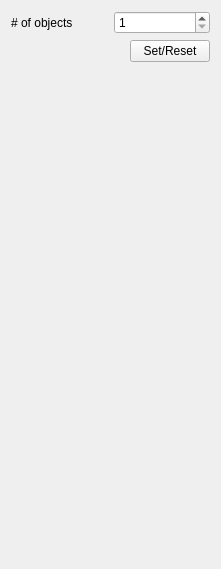
<?xml version="1.0" encoding="UTF-8"?>
<ui version="4.0">
 <class>Kmeans_widget</class>
 <widget class="QWidget" name="Kmeans_widget">
  <property name="geometry">
   <rect>
    <x>0</x>
    <y>0</y>
    <width>221</width>
    <height>569</height>
   </rect>
  </property>
  <property name="windowTitle">
   <string>Form</string>
  </property>
  <layout class="QVBoxLayout" name="verticalLayout_5">
   <item>
    <layout class="QVBoxLayout" name="verticalLayout_4">
     <item>
      <layout class="QHBoxLayout" name="horizontalLayout">
       <item>
        <widget class="QLabel" name="label">
         <property name="text">
          <string># of objects</string>
         </property>
        </widget>
       </item>
       <item>
        <widget class="QSpinBox" name="nObjectsSpinBox">
         <property name="minimum">
          <number>1</number>
         </property>
         <property name="maximum">
          <number>9999</number>
         </property>
        </widget>
       </item>
      </layout>
     </item>
     <item>
      <layout class="QHBoxLayout" name="horizontalLayout_4">
       <item>
        <spacer name="horizontalSpacer">
         <property name="orientation">
          <enum>Qt::Horizontal</enum>
         </property>
         <property name="sizeHint" stdset="0">
          <size>
           <width>40</width>
           <height>20</height>
          </size>
         </property>
        </spacer>
       </item>
       <item>
        <widget class="QPushButton" name="resetButton">
         <property name="sizePolicy">
          <sizepolicy hsizetype="Preferred" vsizetype="Preferred">
           <horstretch>0</horstretch>
           <verstretch>0</verstretch>
          </sizepolicy>
         </property>
         <property name="text">
          <string>Set/Reset</string>
         </property>
        </widget>
       </item>
      </layout>
     </item>
     <item>
      <spacer name="verticalSpacer">
       <property name="orientation">
        <enum>Qt::Vertical</enum>
       </property>
       <property name="sizeHint" stdset="0">
        <size>
         <width>20</width>
         <height>40</height>
        </size>
       </property>
      </spacer>
     </item>
    </layout>
   </item>
  </layout>
 </widget>
 <resources/>
 <connections/>
</ui>
